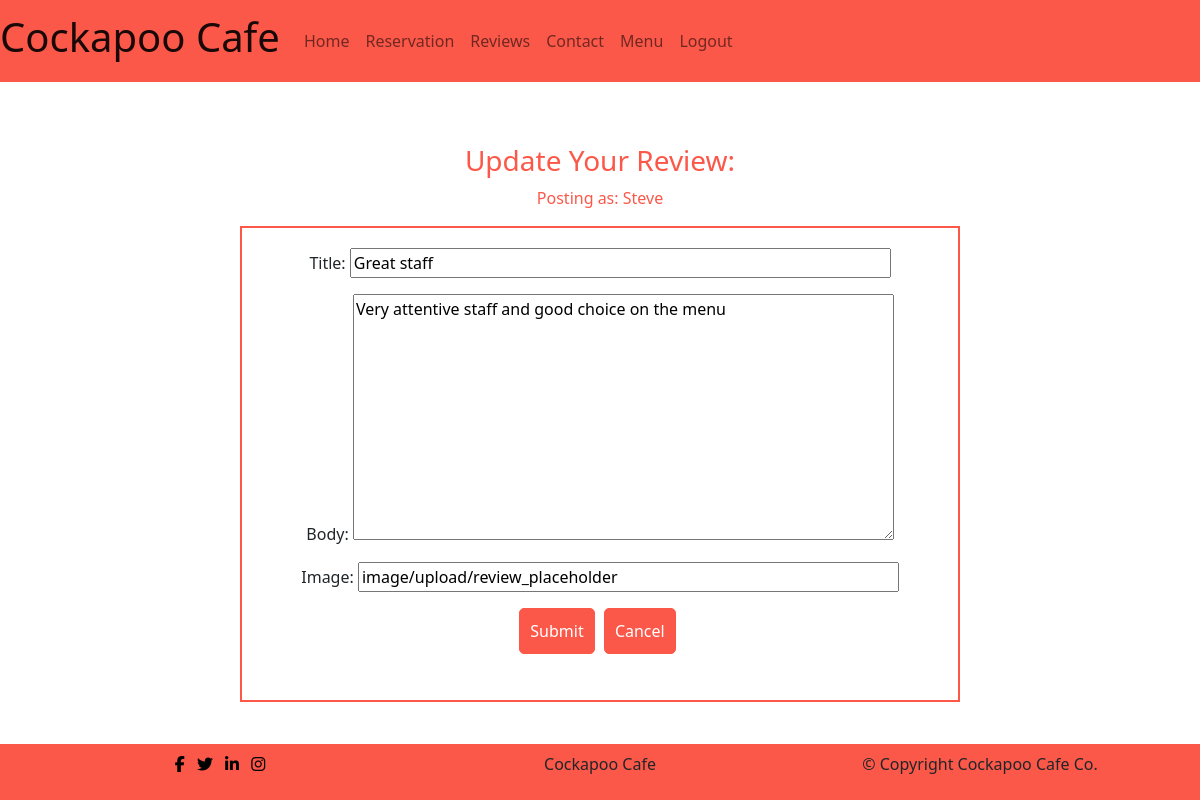
Page /review/update_review/13/ (signed in) on the earlier database version.
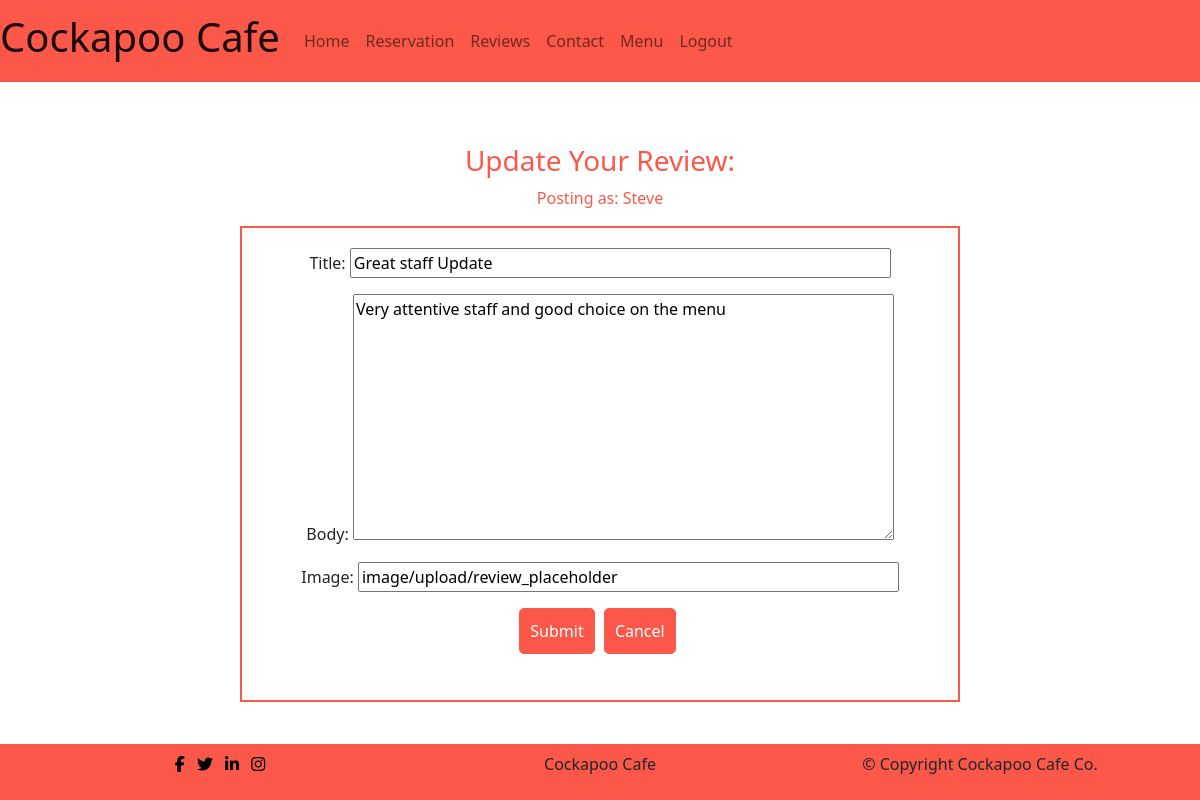
Same page on the later database version.
### review/models.py (models this page shows, shortened)
class Review(models.Model):
    author = models.ForeignKey(
        User, on_delete=models.CASCADE, related_name="User"
    )
    title = models.CharField(max_length=200, default='no_title', null=True,
                             blank=True)
    body = models.TextField()
    image = CloudinaryField('image', default='review_placeholder')
    created_on = models.DateTimeField(auto_now_add=True)
    updated_on = models.DateTimeField(auto_now=True)
    status = models.IntegerField(choices=STATUS, default=0)
    approved = models.BooleanField(default=False)
    likes = models.ManyToManyField(User, related_name='reviews', blank=True)
    class Meta:
        ordering = ["created_on"]

### review/views.py (the view, shortened to what this page needs)
# urls.py: path('update_review/<pk>/', views.ReviewUpdateView.as_view(),
class ReviewUpdateView(LoginRequiredMixin, SuccessMessageMixin, UpdateView):
    model = Review
    fields = ['title', 'body', 'image']
    template_name = 'review/update_review.html'
    success_message = "Review has been updated"
    success_url = reverse_lazy('review')
    def get(self, request, pk, *args, **kwargs):
        self.object = self.get_object()
        return super(ReviewUpdateView, self).get(request, *args, **kwargs)

### review/templates/review/update_review.html (shortened to what this page needs)
{% extends 'base.html' %}
{% load static%}
{% block content %}
{% if reviewed %}
  <div class="alert alert-success" role="alert">
      Your comment is awaiting approval
  </div>
  {% else %}
  {% if user.is_authenticated %}
    <h3>Update Your Review:</h3>
    <p id="reviewer">Posting as: {{ user.username }}</p>
    <form method="post" enctype="multipart/form-data" class="review-form">
        {{ form.as_p }}
        <button type="submit" class="menu-btn">Submit</button>
        <p class="inline-flex"><a class="menu-btn" href="{% url 'review' %}">Cancel</a></p>
    </form>
  {% endif %}
{% endif %}
{% endblock %}

Differences in the rows shown:
changed Review "Very attentive staff and good choice on the menu": title "Great staff" → "Great staff Update"
